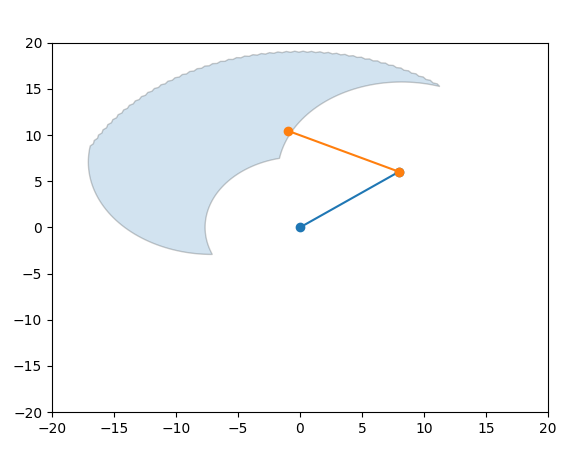

Reproduce this figure in Python.
#In this code, the 2R manipulator follows trajectory using (1) Direct angle calculation (kinematics only) (2)
# Torques(dynamics included)

#Imports:
from matplotlib import pyplot as plt
import numpy as np
import os
from scipy.spatial import ConvexHull
import alphashape
from descartes import PolygonPatch



#Declaration of constants:
m1=1 #in kg
l1=10   #in m
J1= (1/12)*m1*l1**2  + m1*(l1/2)**2 #Inertia of link one with respect to end point

m2=1   #in kg
l2=10  #in m
J2=(1/12)*m2*l2**2  #Inertia of link 2 with respect to its cetre of mass

g=9.81


#Angles from 35 to 135
Q1=np.deg2rad(np.linspace(35,135, 50)) #in degrees. Convert to radians, 50 steps( number of elements in the array)
Theta=np.deg2rad(np.linspace(35,135,50))


#End points of links, x1,y1 for link 1    and x2,y2 for link 2
x0=0 #Start point
y0=0

def workspace(Q1,Theta):

    #End factor point collections
    X1=[]
    Y1=[]
    X2=[]
    Y2=[]

    for q1 in Q1:
        x1=l1*np.cos(q1)
        y1=l1*np.sin(q1)
        X1.append(x1)
        Y1.append(y1)

        for theta in Theta:
            q2=theta+q1
            x2=x1+l2*np.cos(q2)
            y2=y1+l2*np.sin(q2)
            X2.append(x2)
            Y2.append(y2)
            
    
    return [X1,Y1,X2,Y2]

def output():
    [X1,Y1,X2,Y2]=workspace(Q1,Theta)

    endPoints=np.column_stack([X2,Y2])
    #hull=ConvexHull(endPoints)
    concave_hull=alphashape.alphashape(endPoints,2.0)
    
    plt.ion()
    plt.show()
    
    count=0
    for x1,y1 in zip(X1,Y1) :
        #for a certain x1,y1 there are len(Theta) values of x2,y2. Uisng count to use respective values of x2,y2
        for x2,y2 in zip(X2[count*len(Theta):(count+1)*len(Theta)],Y2[count*len(Theta):(count+1)*len(Theta)]):
            plt.clf() # clear figure before each plot

            # set axis limits. Without this the limits will be autoadjusted which will make it difficult to understand.
            plt.xlim([-20, 20])
            plt.ylim([-20, 20])

            plt.plot([x0,x1], [y0,y1], '-o')
            plt.plot([x1,x2],[y1,y2],'-o')
            
            #plt.fill(endPoints[hull.vertices,0],endPoints[hull.vertices,1],'k',alpha=0.3)
            ax=plt.gca()
            ax.add_patch(PolygonPatch(concave_hull,alpha=0.2))
            # pause so that the figure can be seen
            plt.pause(0.00001)
        count=count+1
    plt.ioff()
    plt.show()


output()
os._exit(0)
